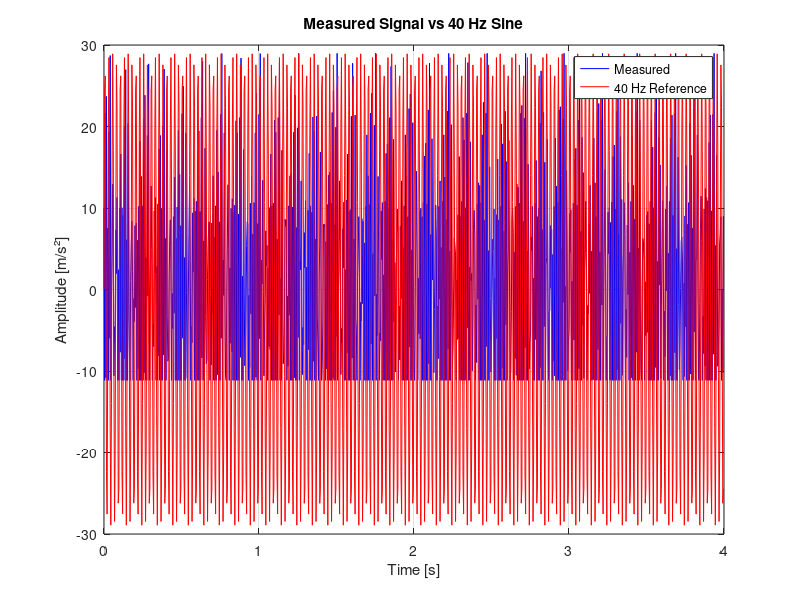

Source code (MATLAB): (Note: this script raises an error after producing the figure.)
clear all; 
close all;
clc;

%% === Load Data ===

% Load resting position (baseline)
rest = load('Ruhelage_2.mat');  % Replace with your filename
% Load vibration measurement
data = load('40Hz4.mat');  % Replace with your filename

% Select axis for analysis (e.g., Z-axis)
ref_axis = 'az_data';

% Extract time vector and sampling rate
t = data.time_data;                         % seconds
dt = mean(diff(t));                         % time step
fs = 1 / dt;                                % sampling frequency

fprintf('Sampling rate: %.2f Hz\n', fs);

% Raw signals
rest_signal = rest.(ref_axis);
vib_signal  = data.(ref_axis);

% Remove DC offset using rest signal
vib_corrected = vib_signal - mean(rest_signal);

%% === Generate 40 Hz reference sine wave ===
A = max(abs(vib_corrected));     % Match amplitude to measured signal
f_ref = 40;                      % Reference frequency in Hz
sine_ref = A * sin(2*pi*f_ref*t);

%% === Plot time domain ===
figure;
plot(t, vib_corrected, 'b', 'DisplayName', 'Measured');
hold on;
plot(t, sine_ref, 'r', 'DisplayName', '40 Hz Reference');
title('Measured Signal vs 40 Hz Sine');
xlabel('Time [s]');
ylabel('Amplitude [m/s²]');
legend;
grid on;

%% === Peak-based frequency estimation ===
% Use findpeaks to detect local maxima
[~, locs] = findpeaks(vib_corrected, 'MinPeakHeight', 0.3 * max(vib_corrected));  % Optional threshold

% Check if enough peaks were found
if length(locs) < 2
    warning('Not enough peaks found for time-based frequency estimation.');
    peak_based_freq = NaN;
else
    % Compute time differences between peaks
    peak_times = t(locs);
    periods = diff(peak_times);           % Time between peaks
    mean_period = mean(periods);          % Average period
    peak_based_freq = 1 / mean_period;    % Frequency in Hz

    % Output result
    fprintf('Estimated frequency from peaks: %.2f Hz\n', peak_based_freq);
end

%% === FFT ===
n = length(vib_corrected);
Y = fft(vib_corrected);
f = (0:n-1)*(fs/n);           % Frequency axis

% Only take positive frequencies
Y = abs(Y(1:floor(n/2)));
f = f(1:floor(n/2));

% Find peak frequency
[~, idx] = max(Y);
peak_freq = f(idx);

%% === Plot frequency spectrum ===
figure;
plot(f, Y);
title('FFT of Vibration Signal');
xlabel('Frequency [Hz]');
ylabel('Amplitude');
grid on;

%% === Output result ===
fprintf('Estimated vibration frequency: %.2f Hz\n', peak_freq);
